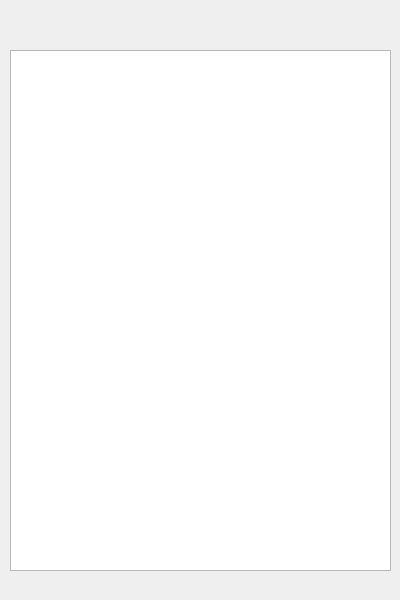
<?xml version="1.0" encoding="UTF-8"?>
<ui version="4.0">
 <class>cm_pdwindow</class>
 <widget class="QMainWindow" name="cm_pdwindow">
  <property name="geometry">
   <rect>
    <x>0</x>
    <y>0</y>
    <width>400</width>
    <height>600</height>
   </rect>
  </property>
  <property name="windowTitle">
   <string>MainWindow</string>
  </property>
  <widget class="QWidget" name="centralwidget">
   <widget class="QTableWidget" name="log">
    <property name="geometry">
     <rect>
      <x>10</x>
      <y>50</y>
      <width>381</width>
      <height>521</height>
     </rect>
    </property>
   </widget>
  </widget>
  <widget class="QMenuBar" name="menubar">
   <property name="geometry">
    <rect>
     <x>0</x>
     <y>0</y>
     <width>400</width>
     <height>22</height>
    </rect>
   </property>
  </widget>
 </widget>
 <resources/>
 <connections/>
</ui>
